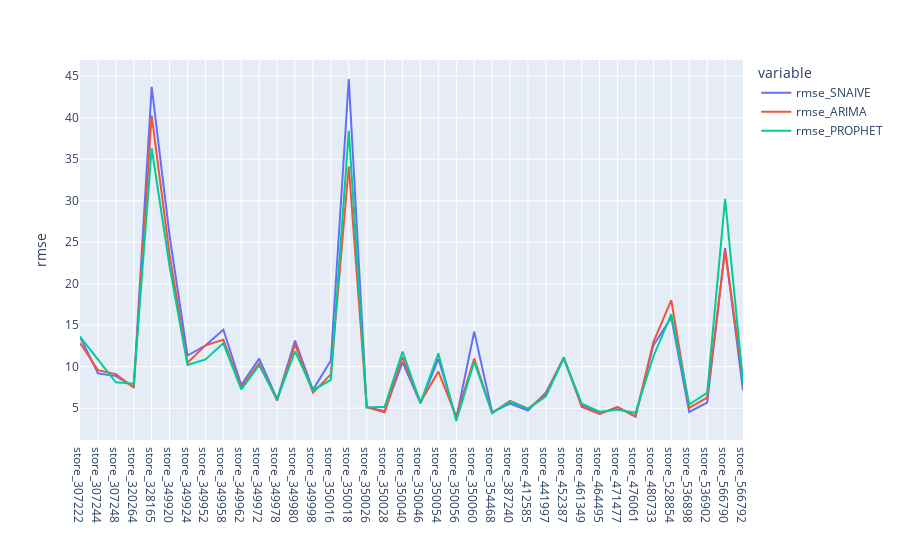

The notebook cell this image was saved under:
### Code cell
fig = score_ALL[['rmse_SNAIVE', 'rmse_ARIMA', 'rmse_PROPHET']].plot()
fig.update_xaxes(title_text='')
fig.update_yaxes(title_text='rmse')

### Figure 1 — Plotly figure (JSON) as saved in the notebook; plotly's stock layout.template omitted (floating-point values rounded to 4 significant figures)
{"data": [{"hovertemplate": "variable=rmse_SNAIVE<br>store=%{x}<br>value=%{y}<extra></extra>", "legendgroup": "rmse_SNAIVE", "line": {"color": "#636efa", "dash": "solid"}, "marker": {"symbol": "circle"}, "mode": "lines", "name": "rmse_SNAIVE", "orientation": "v", "showlegend": true, "type": "scatter", "x": ["store_307222", "store_307244", "store_307248", "store_320264", "store_328165", "store_349920", "store_349924", "store_349952", "store_349958", "store_349962", "store_349972", "store_349978", "store_349980", "store_349998", "store_350016", "store_350018", "store_350026", "store_350028", "store_350040", "store_350046", "store_350054", "store_350056", "store_350060", "store_354468", "store_387240", "store_412585", "store_441997", "store_452387", "store_461349", "store_464495", "store_471477", "store_476061", "store_480733", "store_528854", "store_536898", "store_536902", "store_566790", "store_566792"], "xaxis": "x", "y": [13.63, 9.188, 8.876, 7.568, 43.73, 25.77, 11.35, 12.55, 14.46, 7.793, 10.98, 6.082, 13.16, 7.211, 10.74, 44.67, 5.142, 4.631, 10.54, 5.588, 10.95, 3.788, 14.23, 4.535, 5.564, 4.713, 6.907, 11.01, 5.369, 4.333, 5.126, 3.967, 12.58, 15.94, 4.551, 5.681, 24.29, 7.16], "yaxis": "y"}, {"hovertemplate": "variable=rmse_ARIMA<br>store=%{x}<br>value=%{y}<extra></extra>", "legendgroup": "rmse_ARIMA", "line": {"color": "#EF553B", "dash": "solid"}, "marker": {"symbol": "circle"}, "mode": "lines", "name": "rmse_ARIMA", "orientation": "v", "showlegend": true, "type": "scatter", "x": ["store_307222", "store_307244", "store_307248", "store_320264", "store_328165", "store_349920", "store_349924", "store_349952", "store_349958", "store_349962", "store_349972", "store_349978", "store_349980", "store_349998", "store_350016", "store_350018", "store_350026", "store_350028", "store_350040", "store_350046", "store_350054", "store_350056", "store_350060", "store_354468", "store_387240", "store_412585", "store_441997", "store_452387", "store_461349", "store_464495", "store_471477", "store_476061", "store_480733", "store_528854", "store_536898", "store_536902", "store_566790", "store_566792"], "xaxis": "x", "y": [12.85, 9.588, 9.111, 7.477, 40.3, 23.47, 10.46, 12.57, 13.24, 7.524, 10.43, 5.908, 12.7, 6.877, 9.078, 34.16, 5.115, 4.521, 11.17, 5.724, 9.418, 3.954, 10.99, 4.425, 5.87, 4.937, 6.633, 11.14, 5.137, 4.308, 5.143, 4.044, 12.96, 18.01, 5.033, 6.287, 24.03, 8.512], "yaxis": "y"}, {"hovertemplate": "variable=rmse_PROPHET<br>store=%{x}<br>value=%{y}<extra></extra>", "legendgroup": "rmse_PROPHET", "line": {"color": "#00cc96", "dash": "solid"}, "marker": {"symbol": "circle"}, "mode": "lines", "name": "rmse_PROPHET", "orientation": "v", "showlegend": true, "type": "scatter", "x": ["store_307222", "store_307244", "store_307248", "store_320264", "store_328165", "store_349920", "store_349924", "store_349952", "store_349958", "store_349962", "store_349972", "store_349978", "store_349980", "store_349998", "store_350016", "store_350018", "store_350026", "store_350028", "store_350040", "store_350046", "store_350054", "store_350056", "store_350060", "store_354468", "store_387240", "store_412585", "store_441997", "store_452387", "store_461349", "store_464495", "store_471477", "store_476061", "store_480733", "store_528854", "store_536898", "store_536902", "store_566790", "store_566792"], "xaxis": "x", "y": [13.64, 10.94, 8.124, 7.953, 36.36, 22.08, 10.21, 10.89, 12.82, 7.265, 10.18, 6.094, 11.84, 7.168, 8.413, 38.43, 5.088, 5.183, 11.82, 5.635, 11.61, 3.459, 10.61, 4.408, 5.826, 4.914, 6.421, 11.04, 5.556, 4.579, 4.816, 4.441, 11.23, 16.33, 5.45, 6.842, 30.23, 8.213], "yaxis": "y"}], "layout": {"legend": {"title": {"text": "variable"}, "tracegroupgap": 0}, "margin": {"t": 60}, "xaxis": {"anchor": "y", "domain": [0, 1], "title": {"text": ""}}, "yaxis": {"anchor": "x", "domain": [0, 1], "title": {"text": "rmse"}}}}
